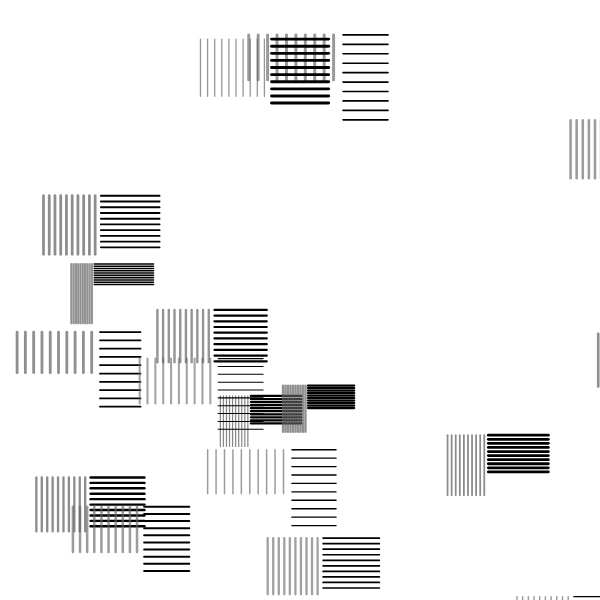
Frame 1 (no input)
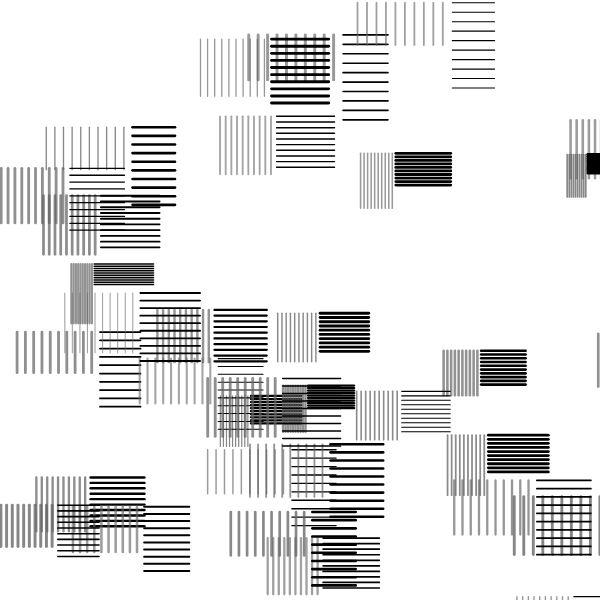
Frame 2 (the mouse pressed at the canvas centre, redrawn once)

The p5.js sketch that drew these frames (run headless with seeded random() and noise() and a simulated clock; the mouse was pressed at the canvas centre and the sketch redrawn once):

// p5.js sketch
// ── sketch.js
//some kind of experiment based on 1960s artist frida nakey

function setup() {
  createCanvas(600, 600);
  
    noLoop();
}

function draw() {
  
  //7 random values:
  //size, location(X+Y), orientation, quantity, pen style

var numthings = random (6, 20);
  
  for (var j = 0; j <numthings; j++){
    
    var length = random (40, 60);
    var Y = random (0, height);
    var X = random (0, width);
    var thick = random (2, 10);
    var col= random (150, 200);
    var weight= random(1, 3);
    var weight2 = random(1, 3);
    var numStripesX = random (6, 20);
    var numStripesY= random(6, 20);
    
      
      for(var i = 0; i<10; i++){
        strokeWeight(weight);
        stroke(100, col);
        line(X, Y, X, Y+length);
        X+=thick;
        }
      for (var k = 0; k <10; k++){
        strokeWeight(weight2);
        stroke(0);
        line(X, Y, X+length, Y);
        Y+=thick;
        }
      }
  
}
